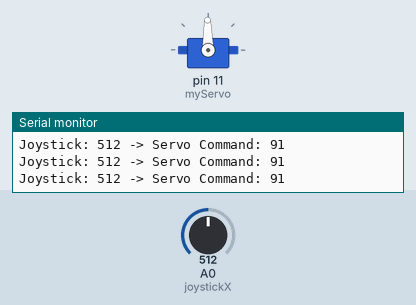
A sketch run on a simulated Arduino Uno, built with avr-gcc and run on an emulated ATmega328P. Parts: servo, the last lines printed to the serial monitor. The inputs (shaded band) are chosen by the test bench; at power-on: A0 (joystickX) = 512.

Above: at 1.2 s.
1.3 s: A0 (joystickX) set to 716
At 1.6 s:
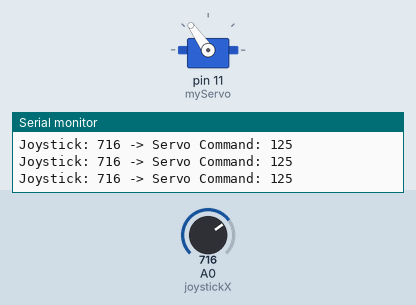
2.8 s: A0 (joystickX) set to 1023
At 4.0 s:
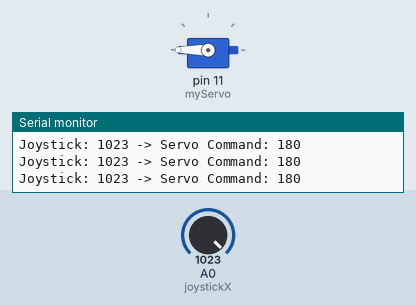
4.3 s: A0 (joystickX) set to 900
At 5.2 s:
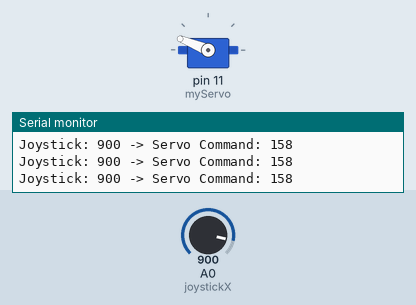
5.8 s: A0 (joystickX) set to 584
At 6.4 s:
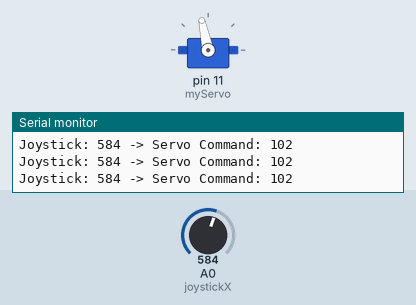
7.3 s: A0 (joystickX) set to 551
At 8.7 s:
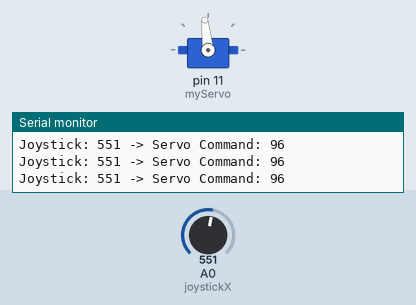
10.3 s: A0 (joystickX) set to 84
At 10.8 s:
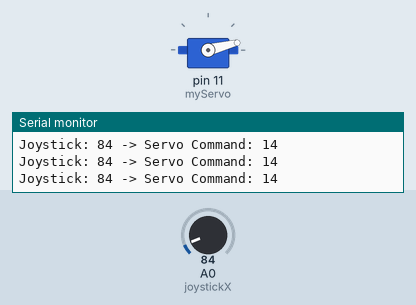
Timing chart, 0 to 12.8 s (numbered marks = the images above; inputs shaded):
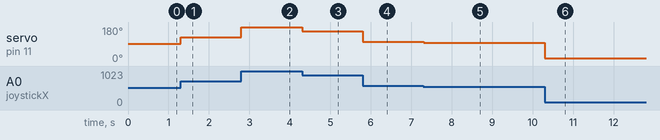

The sketch:

RoboCrane.ino
```cpp
#include <Servo.h>

Servo myServo;

const int joystickX = A0;
int joystickValue = 0;
int servoSpeed = 91;

void setup() {
  myServo.attach(11);
  myServo.write(servoSpeed);
  Serial.begin(9600);
}

void loop() {

  joystickValue = analogRead(joystickX);
servoSpeed = map(joystickValue, 0, 1023, 0, 180);
if (servoSpeed >= 88 && servoSpeed <= 94) {
    servoSpeed = 91;
  }
myServo.write(servoSpeed);
Serial.print("Joystick: ");
  Serial.print(joystickValue);
  Serial.print(" -> Servo Command: ");
  Serial.println(servoSpeed);

  delay(20);
}
```

Measured:
- after the input at 1.3 s, servo on pin 11 (myServo): 91° → 125° at once
- after the input at 2.8 s, servo on pin 11 (myServo): 125° → 180° at once
- after the input at 4.3 s, servo on pin 11 (myServo): 180° → 158° at once
- after the input at 5.8 s, servo on pin 11 (myServo): 158° → 102° at once
- after the input at 7.3 s, servo on pin 11 (myServo): 102° → 96° at once
- after the input at 10.3 s, servo on pin 11 (myServo): 96° → 14° at once
